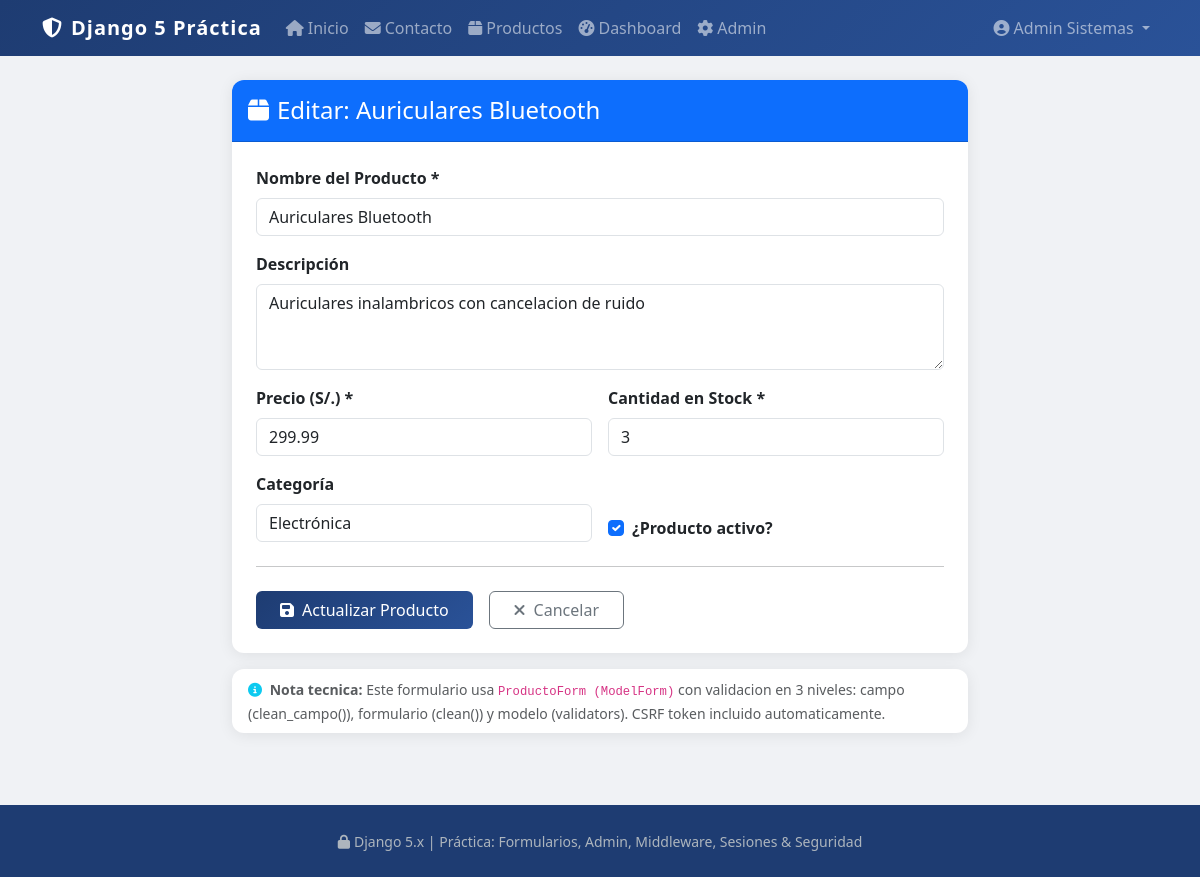
Page /productos/2/editar/ (signed in) on the committed database.
### core/models.py (models this page shows, shortened)
class Producto(models.Model):
    CATEGORIA_CHOICES = [
        ('electronica', 'Electrónica'),
        ('ropa', 'Ropa'),
        ('alimentos', 'Alimentos'),
        ('libros', 'Libros'),
        ('otros', 'Otros'),
    ]
    nombre = models.CharField(max_length=150)
    descripcion = models.TextField(blank=True)
    precio = models.DecimalField(max_digits=10, decimal_places=2)
    stock = models.PositiveIntegerField(default=0)
    categoria = models.CharField(max_length=20, choices=CATEGORIA_CHOICES, default='otros')
    activo = models.BooleanField(default=True)
    fecha_creacion = models.DateTimeField(default=timezone.now)
    creado_por = models.ForeignKey(User, on_delete=models.SET_NULL, null=True, blank=True, related_name='productos')
    class Meta:
        verbose_name = 'Producto'
        verbose_name_plural = 'Productos'
        ordering = ['-fecha_creacion']

### core/views.py (the view)
# urls.py: path('productos/<int:pk>/editar/', views.editar_producto, name='editar_producto'),
@login_required
def editar_producto(request, pk):
    producto = get_object_or_404(Producto, pk=pk, creado_por=request.user)
    if request.method == 'POST':
        form = ProductoForm(request.POST, instance=producto)
        if form.is_valid():
            form.save()
            messages.success(request, f'✅ Producto "{producto.nombre}" actualizado.')
            return redirect('lista_productos')
        else:
            messages.error(request, '⚠️ Corrige los errores antes de guardar.')
    else:
        form = ProductoForm(instance=producto)
    return render(request, 'core/producto_form.html', {
        'form': form,
        'titulo': f'Editar: {producto.nombre}',
        'accion': 'Actualizar',
        'producto': producto,
    })

### templates/core/producto_form.html (shortened to what this page needs)
{% extends 'base.html' %}
{% block content %}
<div class="row justify-content-center">
    <div class="col-md-8">
        <div class="card">
            <div class="card-header bg-primary text-white py-3">
                <h4 class="mb-0"><i class="fas fa-box me-2"></i>{{ titulo }}</h4>
            </div>
            <div class="card-body p-4">
                <form method="post" novalidate>
                    <div class="row g-3">
                        <div class="col-12">
                            <label class="form-label fw-semibold">{{ form.nombre.label }} *</label>
                            {{ form.nombre }}
                        </div>
                        <div class="col-12">
                            <label class="form-label fw-semibold">{{ form.descripcion.label }}</label>
                            {{ form.descripcion }}
                        </div>
                        <div class="col-md-6">
                            <label class="form-label fw-semibold">{{ form.precio.label }} *</label>
                            {{ form.precio }}
                        </div>
                        <div class="col-md-6">
                            <label class="form-label fw-semibold">{{ form.stock.label }} *</label>
                            {{ form.stock }}
                        </div>
                        <div class="col-md-6">
                            <label class="form-label fw-semibold">{{ form.categoria.label }}</label>
                            {{ form.categoria }}
                        </div>
                        <div class="col-md-6 d-flex align-items-end">
                            <div class="form-check">
                                {{ form.activo }}
                                <label class="form-check-label" for="{{ form.activo.id_for_label }}">
                                    <strong>{{ form.activo.label }}</strong>
                                </label>
                            </div>
                        </div>
                    </div>
                    <hr class="my-4">
                    <div class="d-flex gap-3">
                        <button type="submit" class="btn btn-primary px-4">
                            <i class="fas fa-save me-2"></i>{{ accion }} Producto
                        </button>
                        <a href="{% url 'lista_productos' %}" class="btn btn-outline-secondary px-4">
                            <i class="fas fa-times me-2"></i>Cancelar
                        </a>
                    </div>
                </form>
            </div>
        </div>
        <div class="card mt-3 border-info">
            <div class="card-body py-2">
                <small class="text-muted">
                    <i class="fas fa-info-circle me-1 text-info"></i>
                    <strong>Nota tecnica:</strong> Este formulario usa <code>ProductoForm (ModelForm)</code> con validacion en 3 niveles:
                    campo (clean_campo()), formulario (clean()) y modelo (validators). CSRF token incluido automaticamente.
                </small>
            </div>
        </div>
    </div>
</div>
{% endblock %}

### templates/base.html (shortened to what this page needs)
<!DOCTYPE html>
<html lang="es">
<head>
    <link href="https://cdn.jsdelivr.net/npm/bootstrap@5.3.0/dist/css/bootstrap.min.css" rel="stylesheet">
    <link href="https://cdnjs.cloudflare.com/ajax/libs/font-awesome/6.4.0/css/all.min.css" rel="stylesheet">
</head>
<body>
<nav class="navbar navbar-expand-lg navbar-dark">
    <div class="container">
        <a class="navbar-brand" href="{% url 'home' %}">
            <i class="fas fa-shield-alt me-2"></i>Django 5 Práctica
        </a>
        <div class="collapse navbar-collapse" id="navMenu">
            <ul class="navbar-nav me-auto">
                <li class="nav-item"><a class="nav-link" href="{% url 'home' %}"><i class="fas fa-home me-1"></i>Inicio</a></li>
                <li class="nav-item"><a class="nav-link" href="{% url 'contacto' %}"><i class="fas fa-envelope me-1"></i>Contacto</a></li>
                {% if user.is_authenticated %}
                <li class="nav-item"><a class="nav-link" href="{% url 'lista_productos' %}"><i class="fas fa-box me-1"></i>Productos</a></li>
                <li class="nav-item"><a class="nav-link" href="{% url 'dashboard' %}"><i class="fas fa-tachometer-alt me-1"></i>Dashboard</a></li>
                {% if user.is_staff %}<li class="nav-item"><a class="nav-link" href="{% url 'admin:index' %}"><i class="fas fa-cog me-1"></i>Admin</a></li>{% endif %}
                {% endif %}
            </ul>
            <ul class="navbar-nav">
                {% if user.is_authenticated %}
                <li class="nav-item dropdown">
                    <a class="nav-link dropdown-toggle" href="#" data-bs-toggle="dropdown">
                        <i class="fas fa-user-circle me-1"></i>{{ user.get_full_name|default:user.username }}
                    </a>
                </li>
                {% else %}
                <li class="nav-item"><a class="nav-link" href="{% url 'login' %}"><i class="fas fa-sign-in-alt me-1"></i>Login</a></li>
                <li class="nav-item"><a class="nav-link btn btn-outline-light px-3 ms-2" href="{% url 'registro' %}">Registrarse</a></li>
                {% endif %}
            </ul>
        </div>
    </div>
</nav>
<main class="container py-4">
    {% block content %}{% endblock %}
</main>
<footer class="py-4 mt-5">
    <div class="container text-center">
        <small><i class="fas fa-lock me-1"></i>Django 5.x | Práctica: Formularios, Admin, Middleware, Sesiones & Seguridad</small>
    </div>
</footer>
</body>
</html>

### templates/base.html (style rules this page uses)
body { background-color: #f0f2f5; font-family: 'Segoe UI', sans-serif; }
.navbar { background: linear-gradient(135deg, #1e3c72 0%, #2a5298 100%); }
.navbar-brand { font-weight: 700; letter-spacing: 1px; }
.card { border: none; border-radius: 12px; box-shadow: 0 2px 15px rgba(0,0,0,.08); }
.card-header { border-radius: 12px 12px 0 0 !important; }
.btn-primary { background: linear-gradient(135deg, #1e3c72, #2a5298); border: none; }
footer { background: #1e3c72; color: #adb5bd; }

### rows in the picture
Producto: nombre "Auriculares Bluetooth", descripcion "Auriculares inalambricos con cancelacion de ruido", precio "299.99", stock "3", categoria "Electrónica", activo "☑"

### other values in the picture
{{ user.get_full_name|default:user.username }} "Admin Sistemas"
{{ titulo }} "Editar: Auriculares Bluetooth"
{{ accion }} "Actualizar"
